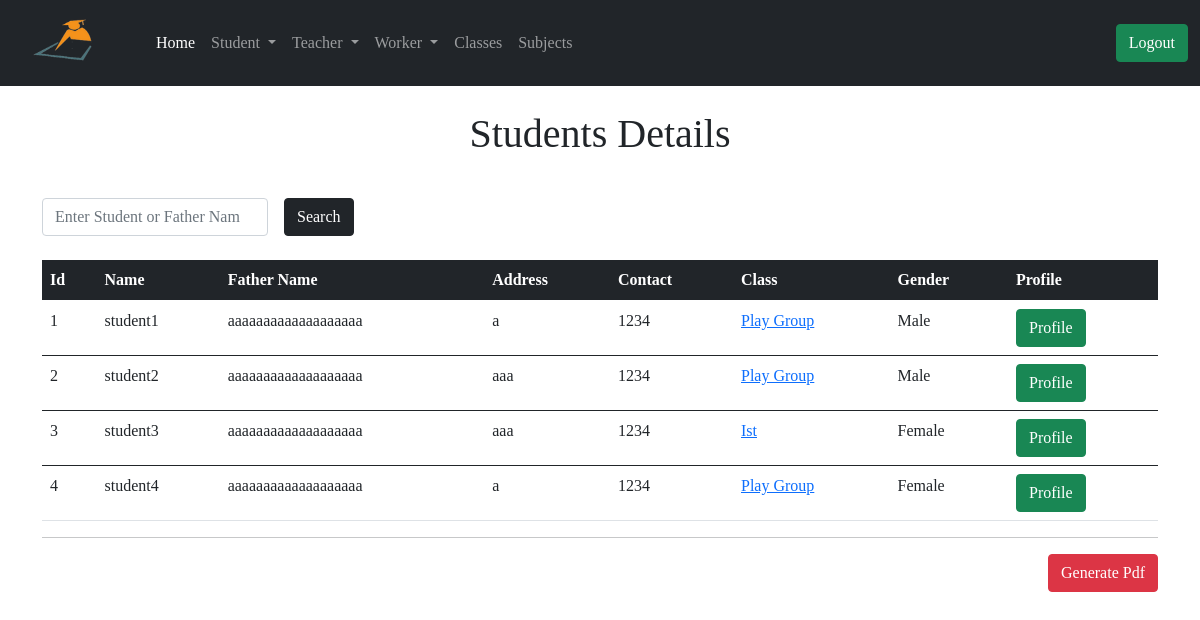
Page /administrator/student_Detials (signed in) on the committed database.
### app/models.py (models this page shows, shortened)
class Student(db.Model):
    id = db.Column(db.Integer, primary_key=True)
    std_name = db.Column(db.String(64))
    f_name = db.Column(db.String(64))
    std_address = db.Column(db.String(128))
    std_contact = db.Column(db.String(64))
    gender = db.Column(db.String(64))
    join_date = db.Column(db.DateTime, default=datetime.utcnow())
    std_class = db.Column(db.Integer, db.ForeignKey('class.id'))
    admin_id = db.Column(db.Integer, db.ForeignKey('user.id'))
    attendance = db.relationship('StudentAttendance', backref='std')

class Class(db.Model):
    id = db.Column(db.Integer, primary_key=True)
    cls_name = db.Column(db.String(64))
    cls_fee = db.Column(db.String(64))
    admin_id = db.Column(db.Integer, db.ForeignKey('user.id'))
    student = db.relationship('Student', backref='stdclass')
    leavestudent = db.relationship('LeaveStudent', backref='stdclass')
    uploadlecture = db.relationship('UploadLecture', backref='stdclass')
    teacher = db.relationship('Teacher', backref='stdclass')
    attendance = db.relationship('StudentAttendance', backref='stdclass')

### app/routes.py (the view)
@app.route('/administrator/student_Detials', methods=['GET', 'POST'])
@login_required
def student_Detials():
    query = request.args.get('query')
    if query:
        students = Student.query.filter(Student.std_name.contains(query)|
                                        Student.f_name.contains(query))
        return render_template('administrator/student_Detials.html', title='Student Detials', students=students, query=query)
    page = request.args.get('page', 1, type=int)
    students = Student.query.order_by(Student.id.asc()).paginate(
        page, app.config['ENTRY_PER_PAGE'], False)
    next_url = url_for('student_Detials', page=students.next_num) \
        if students.has_next else None
    prev_url = url_for('student_Detials', page=students.prev_num) \
        if students.has_prev else None
    return render_template('administrator/student_Detials.html', title='Student Detials', students=students.items, next_url=next_url, prev_url=prev_url)

### app/models.py (called while the page is built)
@login.user_loader
def load_user(id):
    return User.query.get(int(id))

### app/routes.py (called while the page is built)
@app.before_request
def before_request():
    g.user = None
    if 'teacher_id' in session:
        user = Teacher.query.filter_by(id=session['teacher_id']).first()
        g.user = user

@app.before_request
def std_before_request():
    g.std_user = None
    if 'student_id' in session:
        std_user = Student.query.filter_by(id=session['student_id']).first()
        g.std_user = std_user

### app/templates/administrator/student_Detials.html (shortened to what this page needs)
{% extends 'administrator/base.html' %}
{% block content %}
<div class="container">
  {% if query %}
  <h1 class="text-center mt-4">Search Result About! <span class="text-primary"> {{ query }} </span></h1>
  <td> <a href=" {{ url_for('student_Detials') }} "> <button type="submit" class="btn btn-success">  Back </button> </a></td>
  {% else %}
  <h1 class="text-center mt-4">Students Details</h1>
  {% endif %}
  <form action="" method="GET">
    <div class="row g-3 align-items-center mt-4">
      <div class="col-auto">
        <input type="search" name="query" id="inputPassword6" value="{{query}}" class="form-control" placeholder="Enter Student or Father Name" required>
      </div>
      <div class="col-auto">
        <button type="submit" class="btn btn-dark">Search</button>
      </div>
    </div>
  </form>
  <table class="table mt-4">
      <thead class="table-dark">
        <tr>
          <th scope="col">Id</th>
          <th scope="col">Name</th>
          <th scope="col">Father Name</th>
          <th scope="col">Address</th>
          <th scope="col">Contact</th>
          <th scope="col">Class</th>
          <th scope="col">Gender</th>
          <th scope="col">Profile</th>
        </tr>
      </thead>
      {% for student in students %}
      <tbody>
        <tr>
          <td> {{ student.id }}</td>
          <td> {{ student.std_name }} </td>
          <td> {{ student.f_name }} </td>
          <td> {{ student.std_address }} </td>
          <td> {{ student.std_contact }} </td>
          <td> <a href=" {{ url_for('class_wise_student', std_class=student.stdclass.id)}} "> {{ student.stdclass.cls_name }} </a></td>
          <td> {{ student.gender|title() }} </td>
          <td> <a href=" {{ url_for('student_profile', id=student.id)}} "> <button type="submit" class="btn btn-success">  Profile </button> </a></td>
        </tr>
      </tbody>
      {% endfor %}
    </table>
    <hr>
    <a href="{{ url_for('student_detials_pdf') }}"><button type="submit" class="btn btn-danger float-end">Generate Pdf</button></a>
</div>
{% endblock %}

### app/templates/administrator/base.html (style rules this page uses)
body { font-family: 'Times New Roman', Times, serif; }

### rows in the picture
Student: id "1", std_name "student1", f_name "aaaaaaaaaaaaaaaaaaa", std_address "a", std_contact "1234", stdclass.cls_name "Play Group", gender "Male"
Student: id "2", std_name "student2", f_name "aaaaaaaaaaaaaaaaaaa", std_address "aaa", std_contact "1234", stdclass.cls_name "Play Group", gender "Male"
Student: id "3", std_name "student3", f_name "aaaaaaaaaaaaaaaaaaa", std_address "aaa", std_contact "1234", stdclass.cls_name "Ist", gender "Female"
Student: id "4", std_name "student4", f_name "aaaaaaaaaaaaaaaaaaa", std_address "a", std_contact "1234", stdclass.cls_name "Play Group", gender "Female"
